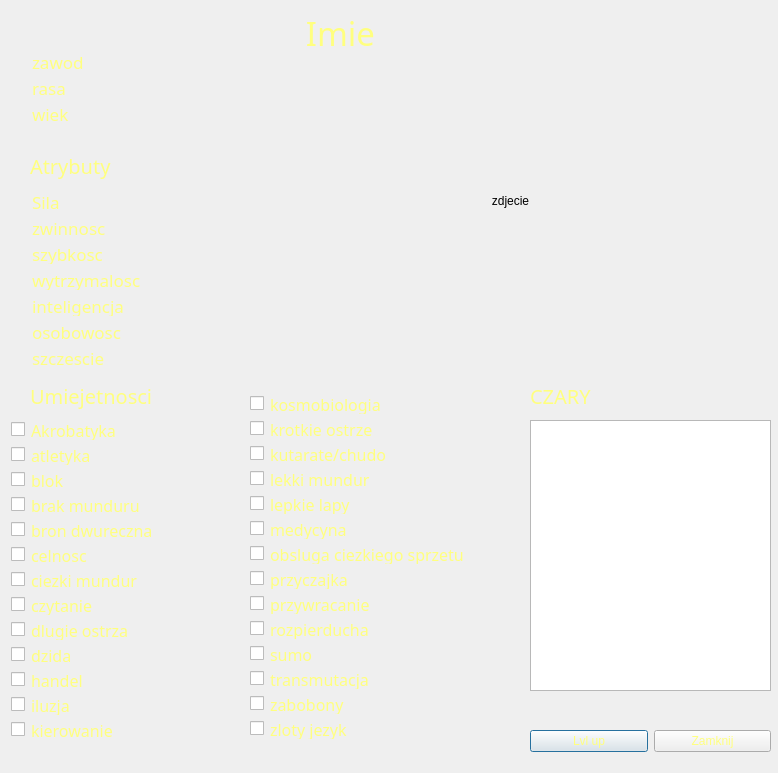
<?xml version="1.0" encoding="UTF-8"?>
<ui version="4.0">
 <class>Card</class>
 <widget class="QDialog" name="Card">
  <property name="geometry">
   <rect>
    <x>0</x>
    <y>0</y>
    <width>778</width>
    <height>773</height>
   </rect>
  </property>
  <property name="windowTitle">
   <string>Dialog</string>
  </property>
  <property name="styleSheet">
   <string notr="true"/>
  </property>
  <widget class="QLabel" name="imieL">
   <property name="geometry">
    <rect>
     <x>20</x>
     <y>10</y>
     <width>641</width>
     <height>41</height>
    </rect>
   </property>
   <property name="font">
    <font>
     <family>Showcard Gothic</family>
     <pointsize>25</pointsize>
     <weight>50</weight>
     <italic>false</italic>
     <bold>false</bold>
     <stylestrategy>PreferAntialias</stylestrategy>
    </font>
   </property>
   <property name="styleSheet">
    <string notr="true">/*font: 20pt &quot;Wide Latin&quot;;*/
color: rgb(255, 255, 127);
font: 25pt &quot;Showcard Gothic&quot;;</string>
   </property>
   <property name="text">
    <string>Imie</string>
   </property>
   <property name="alignment">
    <set>Qt::AlignHCenter|Qt::AlignTop</set>
   </property>
  </widget>
  <widget class="QLabel" name="zawodL">
   <property name="geometry">
    <rect>
     <x>32</x>
     <y>52</y>
     <width>251</width>
     <height>20</height>
    </rect>
   </property>
   <property name="sizePolicy">
    <sizepolicy hsizetype="Maximum" vsizetype="Preferred">
     <horstretch>0</horstretch>
     <verstretch>0</verstretch>
    </sizepolicy>
   </property>
   <property name="font">
    <font>
     <family>Cooper Black</family>
     <pointsize>13</pointsize>
     <weight>50</weight>
     <italic>false</italic>
     <bold>false</bold>
     <stylestrategy>PreferAntialias</stylestrategy>
    </font>
   </property>
   <property name="styleSheet">
    <string notr="true">font: 13pt &quot;Cooper Black&quot;;
color: rgb(255, 255, 127);</string>
   </property>
   <property name="text">
    <string>zawod</string>
   </property>
  </widget>
  <widget class="QLabel" name="rasaL">
   <property name="geometry">
    <rect>
     <x>32</x>
     <y>78</y>
     <width>241</width>
     <height>20</height>
    </rect>
   </property>
   <property name="font">
    <font>
     <family>Cooper Black</family>
     <pointsize>13</pointsize>
     <weight>50</weight>
     <italic>false</italic>
     <bold>false</bold>
     <stylestrategy>PreferAntialias</stylestrategy>
    </font>
   </property>
   <property name="styleSheet">
    <string notr="true">font: 13pt &quot;Cooper Black&quot;;
color: rgb(255, 255, 127);</string>
   </property>
   <property name="text">
    <string>rasa</string>
   </property>
  </widget>
  <widget class="QLabel" name="wiekL">
   <property name="geometry">
    <rect>
     <x>32</x>
     <y>104</y>
     <width>231</width>
     <height>20</height>
    </rect>
   </property>
   <property name="font">
    <font>
     <family>Cooper Black</family>
     <pointsize>13</pointsize>
     <weight>50</weight>
     <italic>false</italic>
     <bold>false</bold>
     <stylestrategy>PreferAntialias</stylestrategy>
    </font>
   </property>
   <property name="styleSheet">
    <string notr="true">font: 13pt &quot;Cooper Black&quot;;
color: rgb(255, 255, 127);</string>
   </property>
   <property name="text">
    <string>wiek</string>
   </property>
  </widget>
  <widget class="QLabel" name="akrobatykaL">
   <property name="geometry">
    <rect>
     <x>31</x>
     <y>421</y>
     <width>151</width>
     <height>19</height>
    </rect>
   </property>
   <property name="font">
    <font>
     <family>Cooper Black</family>
     <pointsize>12</pointsize>
     <weight>50</weight>
     <italic>false</italic>
     <bold>false</bold>
     <stylestrategy>PreferAntialias</stylestrategy>
    </font>
   </property>
   <property name="styleSheet">
    <string notr="true">/*font: 11pt &quot;Stencil&quot;;*/
color: rgb(255, 255, 127);

font: 12pt &quot;Cooper Black&quot;;
</string>
   </property>
   <property name="text">
    <string>Akrobatyka</string>
   </property>
  </widget>
  <widget class="QLabel" name="atletykaL">
   <property name="geometry">
    <rect>
     <x>31</x>
     <y>446</y>
     <width>101</width>
     <height>19</height>
    </rect>
   </property>
   <property name="font">
    <font>
     <family>Cooper Black</family>
     <pointsize>12</pointsize>
     <weight>50</weight>
     <italic>false</italic>
     <bold>false</bold>
     <stylestrategy>PreferAntialias</stylestrategy>
    </font>
   </property>
   <property name="styleSheet">
    <string notr="true">/*font: 11pt &quot;Stencil&quot;;*/
color: rgb(255, 255, 127);

font: 12pt &quot;Cooper Black&quot;;
</string>
   </property>
   <property name="text">
    <string>atletyka</string>
   </property>
  </widget>
  <widget class="QLabel" name="blokL">
   <property name="geometry">
    <rect>
     <x>31</x>
     <y>471</y>
     <width>101</width>
     <height>19</height>
    </rect>
   </property>
   <property name="font">
    <font>
     <family>Cooper Black</family>
     <pointsize>12</pointsize>
     <weight>50</weight>
     <italic>false</italic>
     <bold>false</bold>
     <stylestrategy>PreferAntialias</stylestrategy>
    </font>
   </property>
   <property name="styleSheet">
    <string notr="true">/*font: 11pt &quot;Stencil&quot;;*/
color: rgb(255, 255, 127);

font: 12pt &quot;Cooper Black&quot;;
</string>
   </property>
   <property name="text">
    <string>blok</string>
   </property>
  </widget>
  <widget class="QLabel" name="brakMunL">
   <property name="geometry">
    <rect>
     <x>31</x>
     <y>496</y>
     <width>161</width>
     <height>19</height>
    </rect>
   </property>
   <property name="font">
    <font>
     <family>Cooper Black</family>
     <pointsize>12</pointsize>
     <weight>50</weight>
     <italic>false</italic>
     <bold>false</bold>
     <stylestrategy>PreferAntialias</stylestrategy>
    </font>
   </property>
   <property name="styleSheet">
    <string notr="true">/*font: 11pt &quot;Stencil&quot;;*/
color: rgb(255, 255, 127);

font: 12pt &quot;Cooper Black&quot;;
</string>
   </property>
   <property name="text">
    <string>brak munduru</string>
   </property>
  </widget>
  <widget class="QLabel" name="bronDwuL">
   <property name="geometry">
    <rect>
     <x>31</x>
     <y>521</y>
     <width>181</width>
     <height>19</height>
    </rect>
   </property>
   <property name="font">
    <font>
     <family>Cooper Black</family>
     <pointsize>12</pointsize>
     <weight>50</weight>
     <italic>false</italic>
     <bold>false</bold>
     <stylestrategy>PreferAntialias</stylestrategy>
    </font>
   </property>
   <property name="styleSheet">
    <string notr="true">/*font: 11pt &quot;Stencil&quot;;*/
color: rgb(255, 255, 127);

font: 12pt &quot;Cooper Black&quot;;
</string>
   </property>
   <property name="text">
    <string>bron dwureczna</string>
   </property>
  </widget>
  <widget class="QLabel" name="celnoscL">
   <property name="geometry">
    <rect>
     <x>31</x>
     <y>546</y>
     <width>121</width>
     <height>19</height>
    </rect>
   </property>
   <property name="font">
    <font>
     <family>Cooper Black</family>
     <pointsize>12</pointsize>
     <weight>50</weight>
     <italic>false</italic>
     <bold>false</bold>
     <stylestrategy>PreferAntialias</stylestrategy>
    </font>
   </property>
   <property name="styleSheet">
    <string notr="true">/*font: 11pt &quot;Stencil&quot;;*/
color: rgb(255, 255, 127);

font: 12pt &quot;Cooper Black&quot;;
</string>
   </property>
   <property name="text">
    <string>celnosc</string>
   </property>
  </widget>
  <widget class="QLabel" name="ciezkiMunL">
   <property name="geometry">
    <rect>
     <x>31</x>
     <y>571</y>
     <width>181</width>
     <height>19</height>
    </rect>
   </property>
   <property name="font">
    <font>
     <family>Cooper Black</family>
     <pointsize>12</pointsize>
     <weight>50</weight>
     <italic>false</italic>
     <bold>false</bold>
     <stylestrategy>PreferAntialias</stylestrategy>
    </font>
   </property>
   <property name="styleSheet">
    <string notr="true">/*font: 11pt &quot;Stencil&quot;;*/
color: rgb(255, 255, 127);

font: 12pt &quot;Cooper Black&quot;;
</string>
   </property>
   <property name="text">
    <string>ciezki mundur</string>
   </property>
  </widget>
  <widget class="QLabel" name="czytanieL">
   <property name="geometry">
    <rect>
     <x>31</x>
     <y>596</y>
     <width>181</width>
     <height>19</height>
    </rect>
   </property>
   <property name="font">
    <font>
     <family>Cooper Black</family>
     <pointsize>12</pointsize>
     <weight>50</weight>
     <italic>false</italic>
     <bold>false</bold>
     <stylestrategy>PreferAntialias</stylestrategy>
    </font>
   </property>
   <property name="styleSheet">
    <string notr="true">/*font: 11pt &quot;Stencil&quot;;*/
color: rgb(255, 255, 127);

font: 12pt &quot;Cooper Black&quot;;
</string>
   </property>
   <property name="text">
    <string>czytanie</string>
   </property>
  </widget>
  <widget class="QLabel" name="dlugieOstL">
   <property name="geometry">
    <rect>
     <x>31</x>
     <y>621</y>
     <width>151</width>
     <height>19</height>
    </rect>
   </property>
   <property name="font">
    <font>
     <family>Cooper Black</family>
     <pointsize>12</pointsize>
     <weight>50</weight>
     <italic>false</italic>
     <bold>false</bold>
     <stylestrategy>PreferAntialias</stylestrategy>
    </font>
   </property>
   <property name="styleSheet">
    <string notr="true">/*font: 11pt &quot;Stencil&quot;;*/
color: rgb(255, 255, 127);

font: 12pt &quot;Cooper Black&quot;;
</string>
   </property>
   <property name="text">
    <string>dlugie ostrza</string>
   </property>
  </widget>
  <widget class="QLabel" name="dzidaL">
   <property name="geometry">
    <rect>
     <x>31</x>
     <y>646</y>
     <width>81</width>
     <height>19</height>
    </rect>
   </property>
   <property name="font">
    <font>
     <family>Cooper Black</family>
     <pointsize>12</pointsize>
     <weight>50</weight>
     <italic>false</italic>
     <bold>false</bold>
     <stylestrategy>PreferAntialias</stylestrategy>
    </font>
   </property>
   <property name="styleSheet">
    <string notr="true">/*font: 11pt &quot;Stencil&quot;;*/
color: rgb(255, 255, 127);

font: 12pt &quot;Cooper Black&quot;;
</string>
   </property>
   <property name="text">
    <string>dzida</string>
   </property>
  </widget>
  <widget class="QLabel" name="handelL">
   <property name="geometry">
    <rect>
     <x>31</x>
     <y>671</y>
     <width>101</width>
     <height>19</height>
    </rect>
   </property>
   <property name="font">
    <font>
     <family>Cooper Black</family>
     <pointsize>12</pointsize>
     <weight>50</weight>
     <italic>false</italic>
     <bold>false</bold>
     <stylestrategy>PreferAntialias</stylestrategy>
    </font>
   </property>
   <property name="styleSheet">
    <string notr="true">/*font: 11pt &quot;Stencil&quot;;*/
color: rgb(255, 255, 127);

font: 12pt &quot;Cooper Black&quot;;
</string>
   </property>
   <property name="text">
    <string>handel</string>
   </property>
  </widget>
  <widget class="QLabel" name="iluzjaL">
   <property name="geometry">
    <rect>
     <x>31</x>
     <y>696</y>
     <width>91</width>
     <height>19</height>
    </rect>
   </property>
   <property name="font">
    <font>
     <family>Cooper Black</family>
     <pointsize>12</pointsize>
     <weight>50</weight>
     <italic>false</italic>
     <bold>false</bold>
     <stylestrategy>PreferAntialias</stylestrategy>
    </font>
   </property>
   <property name="styleSheet">
    <string notr="true">/*font: 11pt &quot;Stencil&quot;;*/
color: rgb(255, 255, 127);

font: 12pt &quot;Cooper Black&quot;;
</string>
   </property>
   <property name="text">
    <string>iluzja</string>
   </property>
  </widget>
  <widget class="QLabel" name="kierowanieL">
   <property name="geometry">
    <rect>
     <x>31</x>
     <y>721</y>
     <width>231</width>
     <height>19</height>
    </rect>
   </property>
   <property name="font">
    <font>
     <family>Cooper Black</family>
     <pointsize>12</pointsize>
     <weight>50</weight>
     <italic>false</italic>
     <bold>false</bold>
     <stylestrategy>PreferAntialias</stylestrategy>
    </font>
   </property>
   <property name="styleSheet">
    <string notr="true">/*font: 11pt &quot;Stencil&quot;;*/
color: rgb(255, 255, 127);

font: 12pt &quot;Cooper Black&quot;;
</string>
   </property>
   <property name="text">
    <string>kierowanie</string>
   </property>
  </widget>
  <widget class="QLabel" name="kosmobiologiaL">
   <property name="geometry">
    <rect>
     <x>270</x>
     <y>395</y>
     <width>151</width>
     <height>19</height>
    </rect>
   </property>
   <property name="font">
    <font>
     <family>Cooper Black</family>
     <pointsize>12</pointsize>
     <weight>50</weight>
     <italic>false</italic>
     <bold>false</bold>
     <stylestrategy>PreferAntialias</stylestrategy>
    </font>
   </property>
   <property name="styleSheet">
    <string notr="true">font: 12pt &quot;Cooper Black&quot;;
color: rgb(255, 255, 127);</string>
   </property>
   <property name="text">
    <string>kosmobiologia</string>
   </property>
  </widget>
  <widget class="QLabel" name="krotkieOstL">
   <property name="geometry">
    <rect>
     <x>270</x>
     <y>420</y>
     <width>151</width>
     <height>19</height>
    </rect>
   </property>
   <property name="font">
    <font>
     <family>Cooper Black</family>
     <pointsize>12</pointsize>
     <weight>50</weight>
     <italic>false</italic>
     <bold>false</bold>
     <stylestrategy>PreferAntialias</stylestrategy>
    </font>
   </property>
   <property name="styleSheet">
    <string notr="true">font: 12pt &quot;Cooper Black&quot;;
color: rgb(255, 255, 127);</string>
   </property>
   <property name="text">
    <string>krotkie ostrze</string>
   </property>
  </widget>
  <widget class="QLabel" name="kutarateL">
   <property name="geometry">
    <rect>
     <x>270</x>
     <y>445</y>
     <width>171</width>
     <height>19</height>
    </rect>
   </property>
   <property name="font">
    <font>
     <family>Cooper Black</family>
     <pointsize>12</pointsize>
     <weight>50</weight>
     <italic>false</italic>
     <bold>false</bold>
     <stylestrategy>PreferAntialias</stylestrategy>
    </font>
   </property>
   <property name="styleSheet">
    <string notr="true">font: 12pt &quot;Cooper Black&quot;;
color: rgb(255, 255, 127);</string>
   </property>
   <property name="text">
    <string>kutarate/chudo</string>
   </property>
  </widget>
  <widget class="QLabel" name="lekkiMunL">
   <property name="geometry">
    <rect>
     <x>270</x>
     <y>470</y>
     <width>151</width>
     <height>19</height>
    </rect>
   </property>
   <property name="font">
    <font>
     <family>Cooper Black</family>
     <pointsize>12</pointsize>
     <weight>50</weight>
     <italic>false</italic>
     <bold>false</bold>
     <stylestrategy>PreferAntialias</stylestrategy>
    </font>
   </property>
   <property name="styleSheet">
    <string notr="true">font: 12pt &quot;Cooper Black&quot;;
color: rgb(255, 255, 127);</string>
   </property>
   <property name="text">
    <string>lekki mundur</string>
   </property>
  </widget>
  <widget class="QLabel" name="lepkieL">
   <property name="geometry">
    <rect>
     <x>270</x>
     <y>495</y>
     <width>121</width>
     <height>19</height>
    </rect>
   </property>
   <property name="font">
    <font>
     <family>Cooper Black</family>
     <pointsize>12</pointsize>
     <weight>50</weight>
     <italic>false</italic>
     <bold>false</bold>
     <stylestrategy>PreferAntialias</stylestrategy>
    </font>
   </property>
   <property name="styleSheet">
    <string notr="true">font: 12pt &quot;Cooper Black&quot;;
color: rgb(255, 255, 127);</string>
   </property>
   <property name="text">
    <string>lepkie lapy</string>
   </property>
  </widget>
  <widget class="QLabel" name="medycynaL">
   <property name="geometry">
    <rect>
     <x>270</x>
     <y>520</y>
     <width>121</width>
     <height>19</height>
    </rect>
   </property>
   <property name="font">
    <font>
     <family>Cooper Black</family>
     <pointsize>12</pointsize>
     <weight>50</weight>
     <italic>false</italic>
     <bold>false</bold>
     <stylestrategy>PreferAntialias</stylestrategy>
    </font>
   </property>
   <property name="styleSheet">
    <string notr="true">font: 12pt &quot;Cooper Black&quot;;
color: rgb(255, 255, 127);</string>
   </property>
   <property name="text">
    <string>medycyna</string>
   </property>
  </widget>
  <widget class="QLabel" name="obslugaCSL">
   <property name="geometry">
    <rect>
     <x>270</x>
     <y>545</y>
     <width>241</width>
     <height>19</height>
    </rect>
   </property>
   <property name="font">
    <font>
     <family>Cooper Black</family>
     <pointsize>12</pointsize>
     <weight>50</weight>
     <italic>false</italic>
     <bold>false</bold>
     <stylestrategy>PreferAntialias</stylestrategy>
    </font>
   </property>
   <property name="styleSheet">
    <string notr="true">font: 12pt &quot;Cooper Black&quot;;
color: rgb(255, 255, 127);</string>
   </property>
   <property name="text">
    <string>obsluga ciezkiego sprzetu</string>
   </property>
  </widget>
  <widget class="QLabel" name="przyczajkaL">
   <property name="geometry">
    <rect>
     <x>270</x>
     <y>570</y>
     <width>131</width>
     <height>19</height>
    </rect>
   </property>
   <property name="font">
    <font>
     <family>Cooper Black</family>
     <pointsize>12</pointsize>
     <weight>50</weight>
     <italic>false</italic>
     <bold>false</bold>
     <stylestrategy>PreferAntialias</stylestrategy>
    </font>
   </property>
   <property name="styleSheet">
    <string notr="true">font: 12pt &quot;Cooper Black&quot;;
color: rgb(255, 255, 127);</string>
   </property>
   <property name="text">
    <string>przyczajka</string>
   </property>
  </widget>
  <widget class="QLabel" name="przywracanieL">
   <property name="geometry">
    <rect>
     <x>270</x>
     <y>595</y>
     <width>181</width>
     <height>19</height>
    </rect>
   </property>
   <property name="font">
    <font>
     <family>Cooper Black</family>
     <pointsize>12</pointsize>
     <weight>50</weight>
     <italic>false</italic>
     <bold>false</bold>
     <stylestrategy>PreferAntialias</stylestrategy>
    </font>
   </property>
   <property name="styleSheet">
    <string notr="true">font: 12pt &quot;Cooper Black&quot;;
color: rgb(255, 255, 127);</string>
   </property>
   <property name="text">
    <string>przywracanie</string>
   </property>
  </widget>
  <widget class="QLabel" name="rozpierduchaL">
   <property name="geometry">
    <rect>
     <x>270</x>
     <y>620</y>
     <width>151</width>
     <height>19</height>
    </rect>
   </property>
   <property name="font">
    <font>
     <family>Cooper Black</family>
     <pointsize>12</pointsize>
     <weight>50</weight>
     <italic>false</italic>
     <bold>false</bold>
     <stylestrategy>PreferAntialias</stylestrategy>
    </font>
   </property>
   <property name="styleSheet">
    <string notr="true">font: 12pt &quot;Cooper Black&quot;;
color: rgb(255, 255, 127);</string>
   </property>
   <property name="text">
    <string>rozpierducha</string>
   </property>
  </widget>
  <widget class="QLabel" name="sumoL">
   <property name="geometry">
    <rect>
     <x>270</x>
     <y>645</y>
     <width>111</width>
     <height>19</height>
    </rect>
   </property>
   <property name="font">
    <font>
     <family>Cooper Black</family>
     <pointsize>12</pointsize>
     <weight>50</weight>
     <italic>false</italic>
     <bold>false</bold>
     <stylestrategy>PreferAntialias</stylestrategy>
    </font>
   </property>
   <property name="styleSheet">
    <string notr="true">font: 12pt &quot;Cooper Black&quot;;
color: rgb(255, 255, 127);</string>
   </property>
   <property name="text">
    <string>sumo</string>
   </property>
  </widget>
  <widget class="QLabel" name="transmutacjaL">
   <property name="geometry">
    <rect>
     <x>270</x>
     <y>670</y>
     <width>151</width>
     <height>19</height>
    </rect>
   </property>
   <property name="font">
    <font>
     <family>Cooper Black</family>
     <pointsize>12</pointsize>
     <weight>50</weight>
     <italic>false</italic>
     <bold>false</bold>
     <stylestrategy>PreferAntialias</stylestrategy>
    </font>
   </property>
   <property name="styleSheet">
    <string notr="true">font: 12pt &quot;Cooper Black&quot;;
color: rgb(255, 255, 127);</string>
   </property>
   <property name="text">
    <string>transmutacja</string>
   </property>
  </widget>
  <widget class="QLabel" name="zabobonyL">
   <property name="geometry">
    <rect>
     <x>270</x>
     <y>695</y>
     <width>121</width>
     <height>19</height>
    </rect>
   </property>
   <property name="font">
    <font>
     <family>Cooper Black</family>
     <pointsize>12</pointsize>
     <weight>50</weight>
     <italic>false</italic>
     <bold>false</bold>
     <stylestrategy>PreferAntialias</stylestrategy>
    </font>
   </property>
   <property name="styleSheet">
    <string notr="true">font: 12pt &quot;Cooper Black&quot;;
color: rgb(255, 255, 127);</string>
   </property>
   <property name="text">
    <string>zabobony</string>
   </property>
  </widget>
  <widget class="QLabel" name="zlotyJezykL">
   <property name="geometry">
    <rect>
     <x>270</x>
     <y>720</y>
     <width>131</width>
     <height>19</height>
    </rect>
   </property>
   <property name="font">
    <font>
     <family>Cooper Black</family>
     <pointsize>12</pointsize>
     <weight>50</weight>
     <italic>false</italic>
     <bold>false</bold>
     <stylestrategy>PreferAntialias</stylestrategy>
    </font>
   </property>
   <property name="styleSheet">
    <string notr="true">font: 12pt &quot;Cooper Black&quot;;
color: rgb(255, 255, 127);</string>
   </property>
   <property name="text">
    <string>zloty jezyk</string>
   </property>
  </widget>
  <widget class="QLabel" name="silaL">
   <property name="geometry">
    <rect>
     <x>32</x>
     <y>192</y>
     <width>101</width>
     <height>20</height>
    </rect>
   </property>
   <property name="font">
    <font>
     <family>Cooper Black</family>
     <pointsize>13</pointsize>
     <weight>50</weight>
     <italic>false</italic>
     <bold>false</bold>
     <stylestrategy>PreferAntialias</stylestrategy>
    </font>
   </property>
   <property name="styleSheet">
    <string notr="true">font: 13pt &quot;Cooper Black&quot;;
color: rgb(255, 255, 127);</string>
   </property>
   <property name="text">
    <string>Sila</string>
   </property>
  </widget>
  <widget class="QLabel" name="zwinnoscL">
   <property name="geometry">
    <rect>
     <x>32</x>
     <y>218</y>
     <width>151</width>
     <height>20</height>
    </rect>
   </property>
   <property name="font">
    <font>
     <family>Cooper Black</family>
     <pointsize>13</pointsize>
     <weight>50</weight>
     <italic>false</italic>
     <bold>false</bold>
     <stylestrategy>PreferAntialias</stylestrategy>
    </font>
   </property>
   <property name="styleSheet">
    <string notr="true">font: 13pt &quot;Cooper Black&quot;;
color: rgb(255, 255, 127);</string>
   </property>
   <property name="text">
    <string>zwinnosc</string>
   </property>
  </widget>
  <widget class="QLabel" name="szybkoscL">
   <property name="geometry">
    <rect>
     <x>32</x>
     <y>244</y>
     <width>141</width>
     <height>20</height>
    </rect>
   </property>
   <property name="font">
    <font>
     <family>Cooper Black</family>
     <pointsize>13</pointsize>
     <weight>50</weight>
     <italic>false</italic>
     <bold>false</bold>
     <stylestrategy>PreferAntialias</stylestrategy>
    </font>
   </property>
   <property name="styleSheet">
    <string notr="true">font: 13pt &quot;Cooper Black&quot;;
color: rgb(255, 255, 127);</string>
   </property>
   <property name="text">
    <string>szybkosc</string>
   </property>
  </widget>
  <widget class="QLabel" name="wytrzymaloscL">
   <property name="geometry">
    <rect>
     <x>32</x>
     <y>270</y>
     <width>211</width>
     <height>20</height>
    </rect>
   </property>
   <property name="font">
    <font>
     <family>Cooper Black</family>
     <pointsize>13</pointsize>
     <weight>50</weight>
     <italic>false</italic>
     <bold>false</bold>
     <stylestrategy>PreferAntialias</stylestrategy>
    </font>
   </property>
   <property name="styleSheet">
    <string notr="true">font: 13pt &quot;Cooper Black&quot;;
color: rgb(255, 255, 127);</string>
   </property>
   <property name="text">
    <string>wytrzymalosc</string>
   </property>
  </widget>
  <widget class="QLabel" name="inteligencjaL">
   <property name="geometry">
    <rect>
     <x>32</x>
     <y>296</y>
     <width>171</width>
     <height>20</height>
    </rect>
   </property>
   <property name="font">
    <font>
     <family>Cooper Black</family>
     <pointsize>13</pointsize>
     <weight>50</weight>
     <italic>false</italic>
     <bold>false</bold>
     <stylestrategy>PreferAntialias</stylestrategy>
    </font>
   </property>
   <property name="styleSheet">
    <string notr="true">font: 13pt &quot;Cooper Black&quot;;
color: rgb(255, 255, 127);</string>
   </property>
   <property name="text">
    <string>inteligencja</string>
   </property>
  </widget>
  <widget class="QLabel" name="osobowoscL">
   <property name="geometry">
    <rect>
     <x>32</x>
     <y>322</y>
     <width>161</width>
     <height>20</height>
    </rect>
   </property>
   <property name="font">
    <font>
     <family>Cooper Black</family>
     <pointsize>13</pointsize>
     <weight>50</weight>
     <italic>false</italic>
     <bold>false</bold>
     <stylestrategy>PreferAntialias</stylestrategy>
    </font>
   </property>
   <property name="styleSheet">
    <string notr="true">font: 13pt &quot;Cooper Black&quot;;
color: rgb(255, 255, 127);</string>
   </property>
   <property name="text">
    <string>osobowosc</string>
   </property>
  </widget>
  <widget class="QLabel" name="szczescieL">
   <property name="geometry">
    <rect>
     <x>32</x>
     <y>348</y>
     <width>171</width>
     <height>20</height>
    </rect>
   </property>
   <property name="font">
    <font>
     <family>Cooper Black</family>
     <pointsize>13</pointsize>
     <weight>50</weight>
     <italic>false</italic>
     <bold>false</bold>
     <stylestrategy>PreferAntialias</stylestrategy>
    </font>
   </property>
   <property name="styleSheet">
    <string notr="true">font: 13pt &quot;Cooper Black&quot;;
color: rgb(255, 255, 127);</string>
   </property>
   <property name="text">
    <string>szczescie</string>
   </property>
  </widget>
  <widget class="QLabel" name="zdjecieL">
   <property name="geometry">
    <rect>
     <x>310</x>
     <y>80</y>
     <width>401</width>
     <height>241</height>
    </rect>
   </property>
   <property name="text">
    <string>zdjecie</string>
   </property>
   <property name="alignment">
    <set>Qt::AlignCenter</set>
   </property>
  </widget>
  <widget class="QLabel" name="label">
   <property name="geometry">
    <rect>
     <x>30</x>
     <y>150</y>
     <width>171</width>
     <height>31</height>
    </rect>
   </property>
   <property name="font">
    <font>
     <family>Showcard Gothic</family>
     <pointsize>15</pointsize>
     <weight>50</weight>
     <italic>false</italic>
     <bold>false</bold>
     <stylestrategy>PreferAntialias</stylestrategy>
    </font>
   </property>
   <property name="styleSheet">
    <string notr="true">color: rgb(255, 255, 127);
font: 16pt &quot;Cooper Black&quot;;
font: 15pt  &quot;Showcard Gothic&quot;;</string>
   </property>
   <property name="text">
    <string>Atrybuty</string>
   </property>
  </widget>
  <widget class="QLabel" name="label_2">
   <property name="geometry">
    <rect>
     <x>30</x>
     <y>380</y>
     <width>201</width>
     <height>31</height>
    </rect>
   </property>
   <property name="font">
    <font>
     <family>Showcard Gothic</family>
     <pointsize>15</pointsize>
     <weight>50</weight>
     <italic>false</italic>
     <bold>false</bold>
     <stylestrategy>PreferAntialias</stylestrategy>
    </font>
   </property>
   <property name="styleSheet">
    <string notr="true">color: rgb(255, 255, 127);
font: 16pt &quot;Cooper Black&quot;;
font: 15pt  &quot;Showcard Gothic&quot;;</string>
   </property>
   <property name="text">
    <string>Umiejetnosci</string>
   </property>
  </widget>
  <widget class="QLabel" name="label_3">
   <property name="geometry">
    <rect>
     <x>530</x>
     <y>380</y>
     <width>201</width>
     <height>31</height>
    </rect>
   </property>
   <property name="font">
    <font>
     <family>Showcard Gothic</family>
     <pointsize>15</pointsize>
     <weight>50</weight>
     <italic>false</italic>
     <bold>false</bold>
     <stylestrategy>PreferAntialias</stylestrategy>
    </font>
   </property>
   <property name="styleSheet">
    <string notr="true">color: rgb(255, 255, 127);
font: 16pt &quot;Cooper Black&quot;;
font: 15pt  &quot;Showcard Gothic&quot;;</string>
   </property>
   <property name="text">
    <string>CZARY</string>
   </property>
  </widget>
  <widget class="QListWidget" name="czaryL">
   <property name="geometry">
    <rect>
     <x>530</x>
     <y>420</y>
     <width>241</width>
     <height>271</height>
    </rect>
   </property>
   <property name="styleSheet">
    <string notr="true">font: 10pt &quot;Cooper Black&quot;;
color: rgb(255, 255, 127);
border-color: rgb(255, 255, 127);</string>
   </property>
  </widget>
  <widget class="QCheckBox" name="akrobatykaB">
   <property name="geometry">
    <rect>
     <x>11</x>
     <y>421</y>
     <width>16</width>
     <height>16</height>
    </rect>
   </property>
   <property name="text">
    <string/>
   </property>
  </widget>
  <widget class="QCheckBox" name="atletykaB">
   <property name="geometry">
    <rect>
     <x>11</x>
     <y>446</y>
     <width>16</width>
     <height>16</height>
    </rect>
   </property>
   <property name="text">
    <string/>
   </property>
  </widget>
  <widget class="QCheckBox" name="blokB">
   <property name="geometry">
    <rect>
     <x>11</x>
     <y>471</y>
     <width>16</width>
     <height>16</height>
    </rect>
   </property>
   <property name="text">
    <string/>
   </property>
  </widget>
  <widget class="QCheckBox" name="brakMunB">
   <property name="geometry">
    <rect>
     <x>11</x>
     <y>496</y>
     <width>16</width>
     <height>16</height>
    </rect>
   </property>
   <property name="text">
    <string/>
   </property>
  </widget>
  <widget class="QCheckBox" name="bronDwuB">
   <property name="geometry">
    <rect>
     <x>11</x>
     <y>521</y>
     <width>16</width>
     <height>16</height>
    </rect>
   </property>
   <property name="text">
    <string/>
   </property>
  </widget>
  <widget class="QCheckBox" name="celnoscB">
   <property name="geometry">
    <rect>
     <x>11</x>
     <y>546</y>
     <width>16</width>
     <height>16</height>
    </rect>
   </property>
   <property name="text">
    <string/>
   </property>
  </widget>
  <widget class="QCheckBox" name="ciezkiMunB">
   <property name="geometry">
    <rect>
     <x>11</x>
     <y>571</y>
     <width>16</width>
     <height>16</height>
    </rect>
   </property>
   <property name="text">
    <string/>
   </property>
  </widget>
  <widget class="QCheckBox" name="czytanieB">
   <property name="geometry">
    <rect>
     <x>11</x>
     <y>596</y>
     <width>16</width>
     <height>16</height>
    </rect>
   </property>
   <property name="text">
    <string/>
   </property>
  </widget>
  <widget class="QCheckBox" name="dlugieOstB">
   <property name="geometry">
    <rect>
     <x>11</x>
     <y>621</y>
     <width>16</width>
     <height>16</height>
    </rect>
   </property>
   <property name="text">
    <string/>
   </property>
  </widget>
  <widget class="QCheckBox" name="dzidaB">
   <property name="geometry">
    <rect>
     <x>11</x>
     <y>646</y>
     <width>16</width>
     <height>16</height>
    </rect>
   </property>
   <property name="text">
    <string/>
   </property>
  </widget>
  <widget class="QCheckBox" name="handelB">
   <property name="geometry">
    <rect>
     <x>11</x>
     <y>671</y>
     <width>16</width>
     <height>16</height>
    </rect>
   </property>
   <property name="text">
    <string/>
   </property>
  </widget>
  <widget class="QCheckBox" name="iluzjaB">
   <property name="geometry">
    <rect>
     <x>11</x>
     <y>696</y>
     <width>16</width>
     <height>16</height>
    </rect>
   </property>
   <property name="text">
    <string/>
   </property>
  </widget>
  <widget class="QCheckBox" name="kierowanieB">
   <property name="geometry">
    <rect>
     <x>11</x>
     <y>721</y>
     <width>16</width>
     <height>16</height>
    </rect>
   </property>
   <property name="text">
    <string/>
   </property>
  </widget>
  <widget class="QCheckBox" name="medycynaB">
   <property name="geometry">
    <rect>
     <x>250</x>
     <y>520</y>
     <width>16</width>
     <height>16</height>
    </rect>
   </property>
   <property name="text">
    <string/>
   </property>
  </widget>
  <widget class="QCheckBox" name="przyczajkaB">
   <property name="geometry">
    <rect>
     <x>250</x>
     <y>570</y>
     <width>16</width>
     <height>16</height>
    </rect>
   </property>
   <property name="text">
    <string/>
   </property>
  </widget>
  <widget class="QCheckBox" name="rozpierduchaB">
   <property name="geometry">
    <rect>
     <x>250</x>
     <y>620</y>
     <width>16</width>
     <height>16</height>
    </rect>
   </property>
   <property name="text">
    <string/>
   </property>
  </widget>
  <widget class="QCheckBox" name="kosmobiologiaB">
   <property name="geometry">
    <rect>
     <x>250</x>
     <y>395</y>
     <width>16</width>
     <height>16</height>
    </rect>
   </property>
   <property name="text">
    <string/>
   </property>
  </widget>
  <widget class="QCheckBox" name="sumoB">
   <property name="geometry">
    <rect>
     <x>250</x>
     <y>645</y>
     <width>16</width>
     <height>16</height>
    </rect>
   </property>
   <property name="text">
    <string/>
   </property>
  </widget>
  <widget class="QCheckBox" name="przywracanieB">
   <property name="geometry">
    <rect>
     <x>250</x>
     <y>595</y>
     <width>16</width>
     <height>16</height>
    </rect>
   </property>
   <property name="text">
    <string/>
   </property>
  </widget>
  <widget class="QCheckBox" name="obslugaCSB">
   <property name="geometry">
    <rect>
     <x>250</x>
     <y>545</y>
     <width>16</width>
     <height>16</height>
    </rect>
   </property>
   <property name="text">
    <string/>
   </property>
  </widget>
  <widget class="QCheckBox" name="krotkieOstB">
   <property name="geometry">
    <rect>
     <x>250</x>
     <y>420</y>
     <width>16</width>
     <height>16</height>
    </rect>
   </property>
   <property name="text">
    <string/>
   </property>
  </widget>
  <widget class="QCheckBox" name="kutarateB">
   <property name="geometry">
    <rect>
     <x>250</x>
     <y>445</y>
     <width>16</width>
     <height>16</height>
    </rect>
   </property>
   <property name="text">
    <string/>
   </property>
  </widget>
  <widget class="QCheckBox" name="lepkieB">
   <property name="geometry">
    <rect>
     <x>250</x>
     <y>495</y>
     <width>16</width>
     <height>16</height>
    </rect>
   </property>
   <property name="text">
    <string/>
   </property>
  </widget>
  <widget class="QCheckBox" name="lekkiMunB">
   <property name="geometry">
    <rect>
     <x>250</x>
     <y>470</y>
     <width>16</width>
     <height>16</height>
    </rect>
   </property>
   <property name="text">
    <string/>
   </property>
  </widget>
  <widget class="QCheckBox" name="zlotyJezykB">
   <property name="geometry">
    <rect>
     <x>250</x>
     <y>720</y>
     <width>16</width>
     <height>16</height>
    </rect>
   </property>
   <property name="text">
    <string/>
   </property>
  </widget>
  <widget class="QCheckBox" name="zabobonyB">
   <property name="geometry">
    <rect>
     <x>250</x>
     <y>695</y>
     <width>16</width>
     <height>16</height>
    </rect>
   </property>
   <property name="text">
    <string/>
   </property>
  </widget>
  <widget class="QCheckBox" name="transmutacjaB">
   <property name="geometry">
    <rect>
     <x>250</x>
     <y>670</y>
     <width>16</width>
     <height>16</height>
    </rect>
   </property>
   <property name="text">
    <string/>
   </property>
  </widget>
  <widget class="QWidget" name="layoutWidget">
   <property name="geometry">
    <rect>
     <x>530</x>
     <y>730</y>
     <width>241</width>
     <height>23</height>
    </rect>
   </property>
   <layout class="QHBoxLayout" name="horizontalLayout">
    <item>
     <widget class="QPushButton" name="lvlUp">
      <property name="styleSheet">
       <string notr="true">color: rgb(255, 255, 127);

</string>
      </property>
      <property name="text">
       <string>Lvl up</string>
      </property>
     </widget>
    </item>
    <item>
     <widget class="QPushButton" name="closeButton">
      <property name="styleSheet">
       <string notr="true">color: rgb(255, 255, 127);

</string>
      </property>
      <property name="text">
       <string>Zamknij</string>
      </property>
     </widget>
    </item>
   </layout>
  </widget>
 </widget>
 <resources/>
 <connections/>
</ui>
